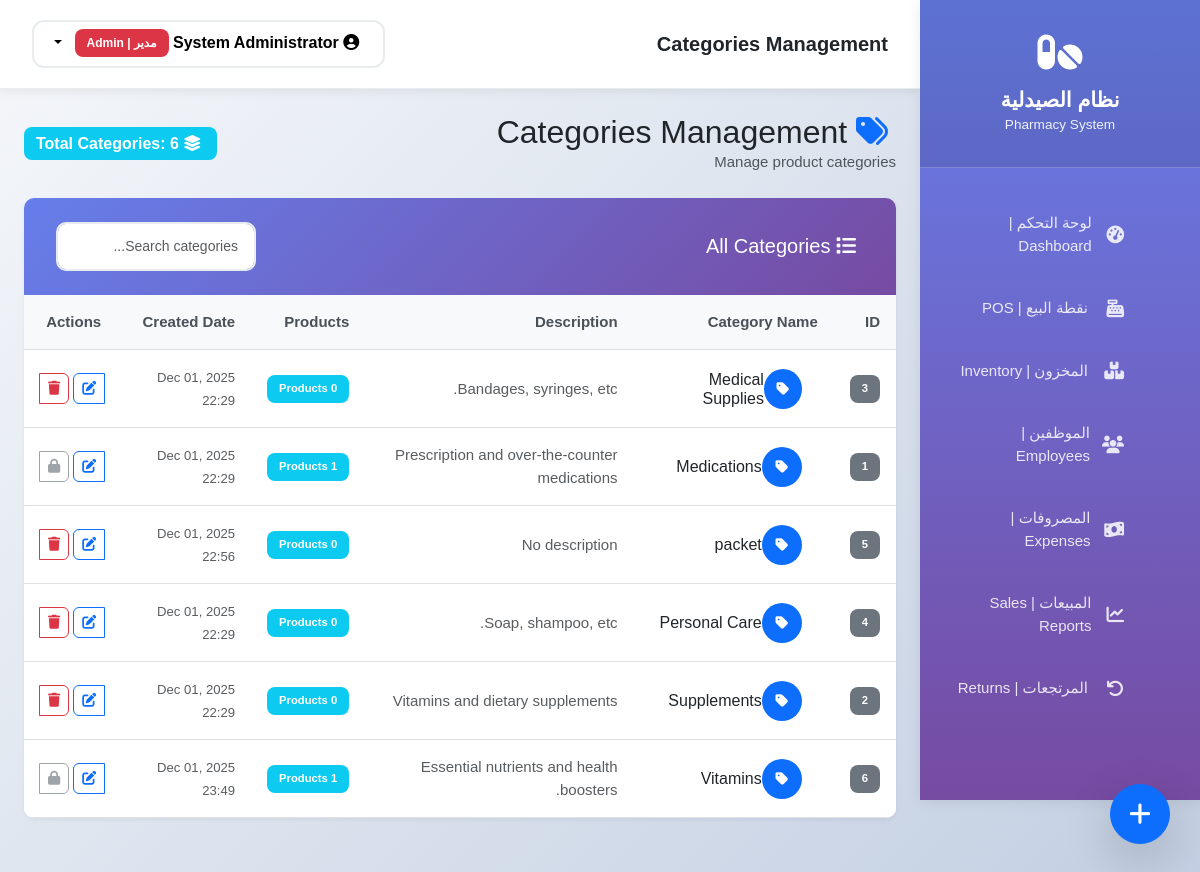
The app's page /categories.php (signed in) with its own data.
### tables this page shows
CREATE TABLE IF NOT EXISTS `categories` (
  `id` int NOT NULL AUTO_INCREMENT,
  `name` varchar(100) NOT NULL,
  `description` text,
  `created_at` timestamp NULL DEFAULT CURRENT_TIMESTAMP,
  PRIMARY KEY (`id`)
);

### categories.php (the view, shortened to what this page needs)
<?php
$db = Database::getInstance()->getConnection();
try {
    $stmt = $db->query("
        SELECT c.*, COUNT(p.id) as product_count
        FROM categories c
        LEFT JOIN products p ON c.id = p.category_id
        GROUP BY c.id
        ORDER BY c.name ASC
    ");
    $categories = $stmt->fetchAll(PDO::FETCH_ASSOC);
} catch (PDOException $e) {
    $error_message = "Error fetching categories: " . $e->getMessage();
    $categories = [];
}
?>
<div class="d-flex justify-content-between align-items-center mb-4">
    <div>
        <h2 class="mb-0">
            <i class="fas fa-tags text-primary me-2"></i>
            Categories Management
        </h2>
        <p class="text-muted mb-0">Manage product categories</p>
    </div>
    <div>
        <span class="badge bg-info fs-6">
            <i class="fas fa-layer-group me-1"></i>
            Total Categories: <?php echo count($categories); ?>
        </span>
    </div>
</div>
<div class="content-card">
    <div class="card-header d-flex justify-content-between align-items-center">
        <h5 class="mb-0">
            <i class="fas fa-list me-2"></i>
            All Categories
        </h5>
        <div class="d-flex gap-2">
            <input type="text" id="searchInput" class="form-control form-control-sm" placeholder="Search categories..." style="width: 200px;">
        </div>
    </div>
    <div class="card-body p-0">
        <?php if (empty($categories)): ?>
            <div class="text-center py-5">
                <i class="fas fa-tags fa-3x text-muted mb-3"></i>
                <h5 class="text-muted">No Categories Found</h5>
                <p class="text-muted">Start by adding your first category</p>
                <button class="btn btn-primary" data-bs-toggle="modal" data-bs-target="#addCategoryModal">
                    <i class="fas fa-plus me-2"></i>Add First Category
                </button>
            </div>
        <?php else: ?>
            <div class="table-responsive">
                <table class="table table-hover mb-0" id="categoriesTable">
                    <thead class="table-light">
                        <tr>
                            <th>ID</th>
                            <th>Category Name</th>
                            <th>Description</th>
                            <th>Products</th>
                            <th>Created Date</th>
                            <th class="text-center">Actions</th>
                        </tr>
                    </thead>
                    <tbody>
                        <?php foreach ($categories as $category): ?>
                            <tr>
                                <td>
                                    <span class="badge bg-secondary"><?php echo $category['id']; ?></span>
                                </td>
                                <td>
                                    <div class="d-flex align-items-center">
                                        <div class="category-icon bg-primary text-white rounded-circle d-flex align-items-center justify-content-center me-3" style="width: 40px; height: 40px;">
                                            <i class="fas fa-tag"></i>
                                        </div>
                                        <div>
                                            <h6 class="mb-0"><?php echo htmlspecialchars($category['name']); ?></h6>
                                        </div>
                                    </div>
                                </td>
                                <td>
                                    <span class="text-muted">
                                        <?php echo htmlspecialchars($category['description'] ?: 'No description'); ?>
                                    </span>
                                </td>
                                <td>
                                    <span class="badge bg-info">
                                        <?php echo $category['product_count']; ?> Products
                                    </span>
                                </td>
                                <td>
                                    <small class="text-muted">
                                        <?php echo date('M d, Y H:i', strtotime($category['created_at'])); ?>
                                    </small>
                                </td>
                                <td class="text-center">
                                    <div class="btn-group" role="group">
                                        <button class="btn btn-sm btn-outline-primary" onclick="editCategory(<?php echo htmlspecialchars(json_encode($category)); ?>)" title="Edit Category">
                                            <i class="fas fa-edit"></i>
                                        </button>
                                        <?php if ($category['product_count'] == 0): ?>
                                            <button class="btn btn-sm btn-outline-danger" onclick="deleteCategory(<?php echo $category['id']; ?>, '<?php echo htmlspecialchars($category['name']); ?>')" title="Delete Category">
                                                <i class="fas fa-trash"></i>
                                            </button>
                                        <?php else: ?>
                                            <button class="btn btn-sm btn-outline-secondary" disabled title="Cannot delete - has products">
                                                <i class="fas fa-lock"></i>
                                            </button>
                                        <?php endif; ?>
                                    </div>
                                </td>
                            </tr>
                        <?php endforeach; ?>
                    </tbody>
                </table>
            </div>
        <?php endif; ?>
    </div>
</div>
<div class="position-fixed floating-btn">
    <button class="btn btn-primary btn-lg rounded-circle shadow-lg" data-bs-toggle="modal" data-bs-target="#addCategoryModal" title="Add New Category">
        <i class="fas fa-plus fa-lg"></i>
    </button>
</div>
<?php
include 'layout.php';
?>

### layout.php (style rules this page uses)
* { font-family: sans-serif; }
body { background: linear-gradient(135deg, #f5f7fa 0%, #c3cfe2 100%); direction: rtl; font-size: 15px; }
.content-card { background: white; border-radius: 15px; box-shadow: 0 4px 15px rgba(0,0,0,0.08); margin-bottom: 2rem; overflow: hidden; }
.content-card .card-header { background: linear-gradient(135deg, #667eea 0%, #764ba2 100%); color: white; border: none; padding: 1.5rem 2rem; font-weight: 600; font-size: 1.1rem; }
.content-card .card-body { padding: 2rem; }
.table { margin-bottom: 0; }
.table th { border-top: none; background: #f8f9fa; font-weight: 700; color: #495057; padding: 1rem; text-align: right; }
.table td { padding: 1rem; vertical-align: middle; }
.badge { padding: 0.5rem 0.75rem; font-weight: 600; border-radius: 8px; }
.form-control, .form-select { border-radius: 10px; border: 2px solid #e9ecef; padding: 0.75rem 1rem; transition: all 0.3s ease; }

### categories.php (style rules this page uses)
.floating-btn { bottom: 30px; right: 30px; z-index: 1050; }
.floating-btn .btn { box-shadow: 0 4px 12px rgba(0,0,0,0.15); transition: all 0.3s ease; width: 60px; height: 60px; }
.category-icon { font-size: 0.9rem; }
.content-card { border: none; box-shadow: 0 2px 4px rgba(0,0,0,0.05); border-radius: 10px; }
.table th { border-top: none; font-weight: 600; color: #495057; background-color: #f8f9fa; }
.table td { vertical-align: middle; border-top: 1px solid #e9ecef; }
.btn-group .btn { border-radius: 6px; margin: 0 2px; }

### records on screen
categories: id "3", name "Medical Supplies", description "Bandages, syringes, etc.", product_count "0", created_at "Dec 01, 2025 22:29"
categories: id "1", name "Medications", description "Prescription and over-the-counter medications", product_count "1", created_at "Dec 01, 2025 22:29"
categories: id "5", name "packet", description "No description", product_count "0", created_at "Dec 01, 2025 22:56"
categories: id "4", name "Personal Care", description "Soap, shampoo, etc.", product_count "0", created_at "Dec 01, 2025 22:29"
categories: id "2", name "Supplements", description "Vitamins and dietary supplements", product_count "0", created_at "Dec 01, 2025 22:29"
categories: id "6", name "Vitamins", description "Essential nutrients and health boosters.", product_count "1", created_at "Dec 01, 2025 23:49"

### other values on screen
$page_title "Categories Management"
$currentUser->getEmployeeName() "System Administrator"
count($categories) "6"
